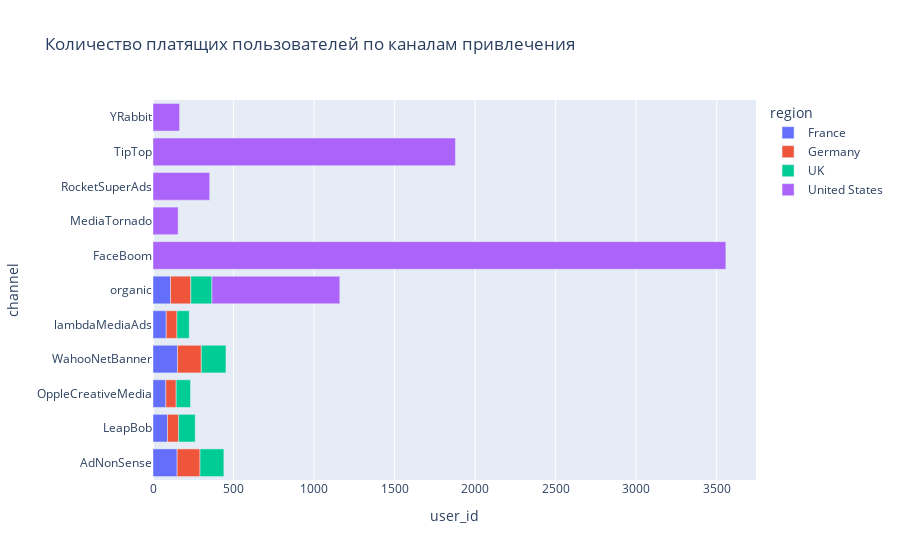

Notebook cell for this chart:
### Code cell
px.bar(profiles.query('payer == True').groupby(['region', 'channel']) \
       .agg({'user_id': 'nunique'}).reset_index(),
       y='channel', x='user_id', orientation='h',
       color='region', title='Количество платящих пользователей по каналам привлечения')

### Figure 1 — Plotly figure (JSON) as saved in the notebook; plotly's stock layout.template omitted (floating-point values rounded to 4 significant figures)
{"data": [{"alignmentgroup": "True", "hovertemplate": "region=France<br>user_id=%{x}<br>channel=%{y}<extra></extra>", "legendgroup": "France", "marker": {"color": "#636efa", "pattern": {"shape": ""}}, "name": "France", "offsetgroup": "France", "orientation": "h", "showlegend": true, "textposition": "auto", "type": "bar", "x": [150, 90, 80, 152, 82, 109], "xaxis": "x", "y": ["AdNonSense", "LeapBob", "OppleCreativeMedia", "WahooNetBanner", "lambdaMediaAds", "organic"], "yaxis": "y"}, {"alignmentgroup": "True", "hovertemplate": "region=Germany<br>user_id=%{x}<br>channel=%{y}<extra></extra>", "legendgroup": "Germany", "marker": {"color": "#EF553B", "pattern": {"shape": ""}}, "name": "Germany", "offsetgroup": "Germany", "orientation": "h", "showlegend": true, "textposition": "auto", "type": "bar", "x": [142, 69, 64, 148, 67, 126], "xaxis": "x", "y": ["AdNonSense", "LeapBob", "OppleCreativeMedia", "WahooNetBanner", "lambdaMediaAds", "organic"], "yaxis": "y"}, {"alignmentgroup": "True", "hovertemplate": "region=UK<br>user_id=%{x}<br>channel=%{y}<extra></extra>", "legendgroup": "UK", "marker": {"color": "#00cc96", "pattern": {"shape": ""}}, "name": "UK", "offsetgroup": "UK", "orientation": "h", "showlegend": true, "textposition": "auto", "type": "bar", "x": [148, 103, 89, 153, 76, 131], "xaxis": "x", "y": ["AdNonSense", "LeapBob", "OppleCreativeMedia", "WahooNetBanner", "lambdaMediaAds", "organic"], "yaxis": "y"}, {"alignmentgroup": "True", "hovertemplate": "region=United States<br>user_id=%{x}<br>channel=%{y}<extra></extra>", "legendgroup": "United States", "marker": {"color": "#ab63fa", "pattern": {"shape": ""}}, "name": "United States", "offsetgroup": "United States", "orientation": "h", "showlegend": true, "textposition": "auto", "type": "bar", "x": [3557, 156, 352, 1878, 165, 794], "xaxis": "x", "y": ["FaceBoom", "MediaTornado", "RocketSuperAds", "TipTop", "YRabbit", "organic"], "yaxis": "y"}], "layout": {"barmode": "relative", "legend": {"title": {"text": "region"}, "tracegroupgap": 0}, "title": {"text": "Количество платящих пользователей по каналам привлечения"}, "xaxis": {"anchor": "y", "domain": [0, 1], "title": {"text": "user_id"}}, "yaxis": {"anchor": "x", "domain": [0, 1], "title": {"text": "channel"}}}}
